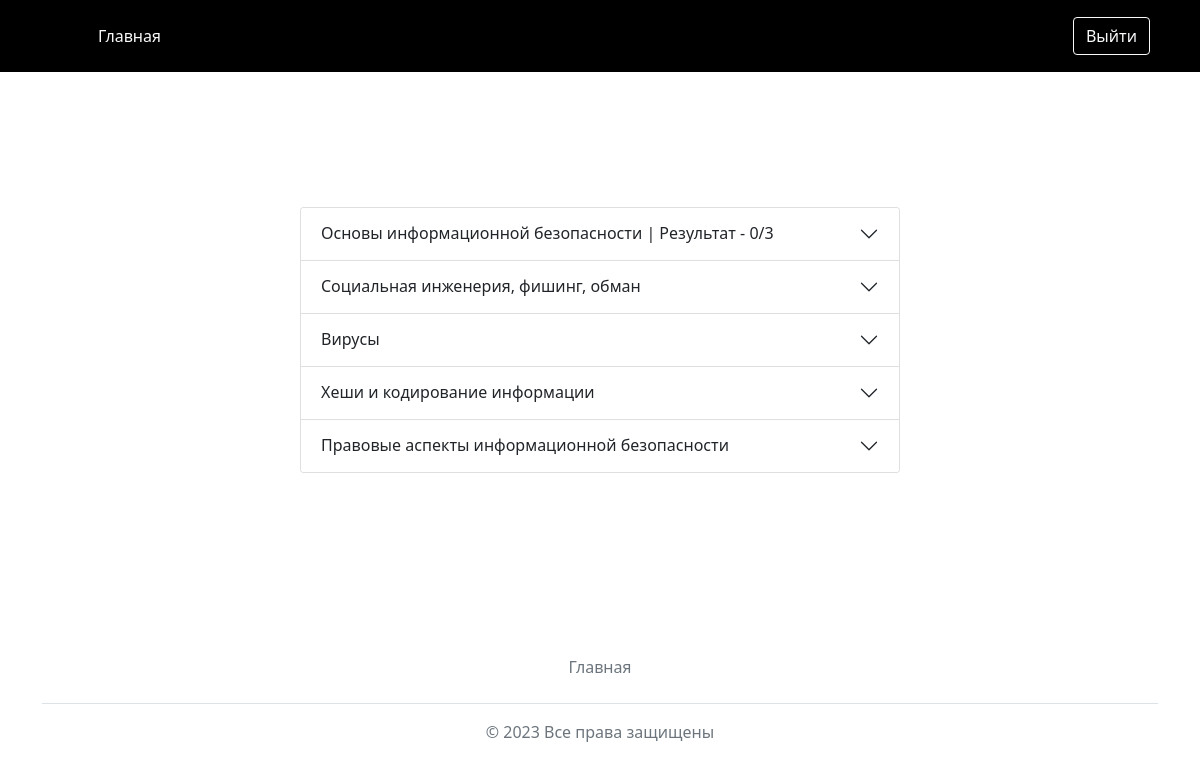
Screenshot of /platformApp/ (signed in) with the database file from the repository.
### platformApp/models.py (models this page shows, shortened)
class Theme(models.Model):
    name = models.CharField(max_length=150)

class Profile(models.Model):
    user = models.OneToOneField(User, on_delete=models.CASCADE, null=True)
    grade = models.IntegerField()
    tests = models.JSONField(null=True, blank=True)

### platformApp/views.py (the view)
# urls.py: path('', views.index, name='index'),
def index(request):
    themes = Theme.objects.all()
    context = {
        "title": "Platform",
        "themes": themes,
        "profile": Profile.objects.get(user=request.user)
    }
    return render(request, "platform/index.html", context)

### platformApp/templatetags/tags.py (called while the page is built)
@register.filter
def get_item(dictionary, key):
    return dictionary.get(key)

### platformApp/templates/platform/index.html (shortened to what this page needs)
{% extends 'platform/base.html' %}
{% load tags %}
{% block content %}
<div class="accordion col-6" id="themeAccordion">
    {% if themes %}
    {% for theme in themes %}
    <div class="accordion-item">
        <h2 class="accordion-header" id="heading{{forloop.counter}}">
            <button class="accordion-button collapsed" type="button" data-bs-toggle="collapse"
                data-bs-target="#collapse{{forloop.counter}}" aria-expanded="false" aria-controls="collapse{{forloop.counter}}">
                {{ theme.name }} {% if theme.name in profile.tests %} | Результат - {{profile.tests|get_item:theme.name}}{% endif %}
            </button>
        </h2>
    </div>
    {% endfor %}
    {% endif %}
</div>
{% endblock content %}

### platformApp/static/platform/css/style.css (style rules this page uses)
.min-height-100 { min-height: 100vh; }

### rows the page displays
Theme: name "Основы информационной безопасности"
Profile: tests|get_item "0/3"
Theme: name "Социальная инженерия, фишинг, обман"
Theme: name "Вирусы"
Theme: name "Хеши и кодирование информации"
Theme: name "Правовые аспекты информационной безопасности"
